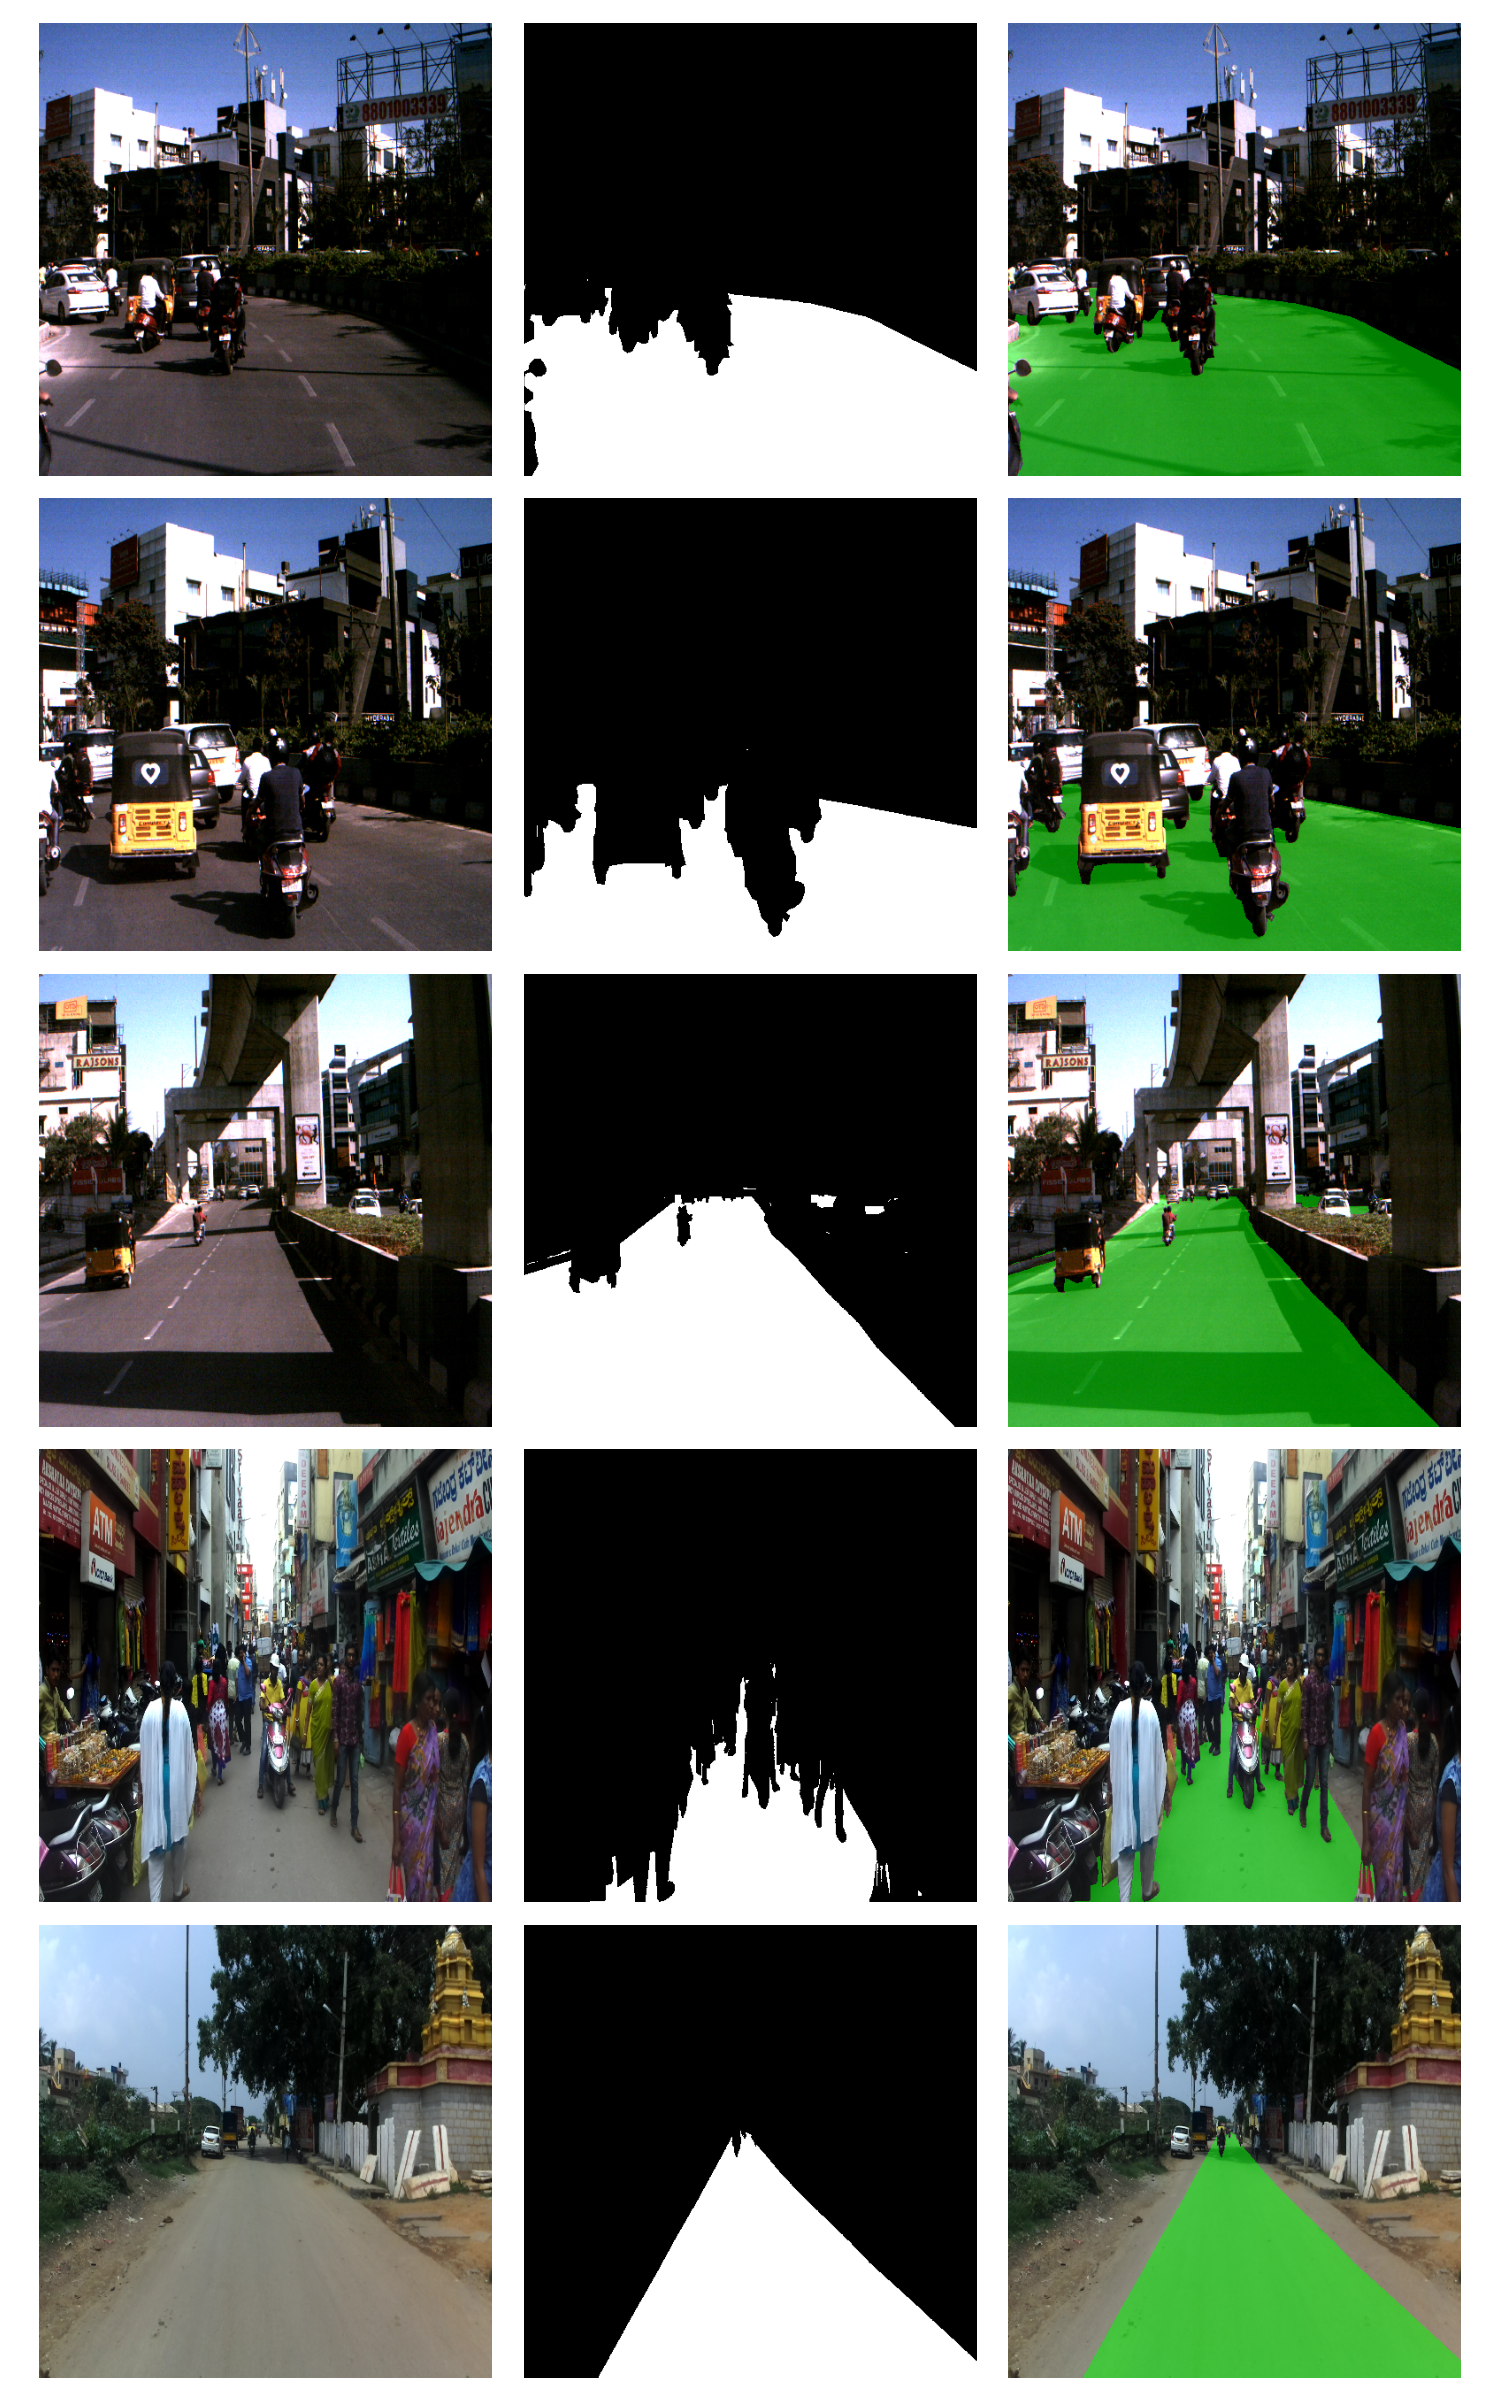

The Python source for this figure:
# sanity_check.py — corrected threshold for 0/1 label-encoded masks
import cv2, numpy as np, matplotlib.pyplot as plt, glob, os

IMAGE_DIR = "./datasets/idd/image_archive"
MASK_DIR = "./datasets/idd/mask_archive"
import os


image_files = sorted(glob.glob(os.path.join(IMAGE_DIR, "*")))[:5]
mask_files = sorted(glob.glob(os.path.join(MASK_DIR, "*")))[:5]

print("IMAGE_DIR:", IMAGE_DIR, "| exists:", os.path.isdir(IMAGE_DIR))
print("MASK_DIR:", MASK_DIR, "| exists:", os.path.isdir(MASK_DIR))
print("image_files found:", len(image_files))
print("mask_files found:", len(mask_files))

fig, axes = plt.subplots(5, 3, figsize=(10, 16))
for i, (img_path, mask_path) in enumerate(zip(image_files, mask_files)):
    img = cv2.cvtColor(cv2.imread(img_path), cv2.COLOR_BGR2RGB)
    mask = cv2.imread(mask_path, cv2.IMREAD_GRAYSCALE)

    road_fraction = (mask > 0).mean()  # fixed: >0, not >127
    print(
        f"{os.path.basename(mask_path)}  unique={np.unique(mask)}  road_fraction={road_fraction:.3f}"
    )

    axes[i, 0].imshow(img)
    axes[i, 0].axis("off")
    axes[i, 1].imshow(mask, cmap="gray")
    axes[i, 1].axis("off")
    overlay = img.copy()
    road = mask > 0
    overlay[road] = overlay[road] * 0.5 + np.array([0, 255, 0]) * 0.5
    axes[i, 2].imshow(overlay.astype(np.uint8))
    axes[i, 2].axis("off")

plt.tight_layout()
plt.savefig("sanity_check.png", dpi=150)
print(
    "Saved. Open it and actually look — does green land ON the road or everywhere except it?"
)
